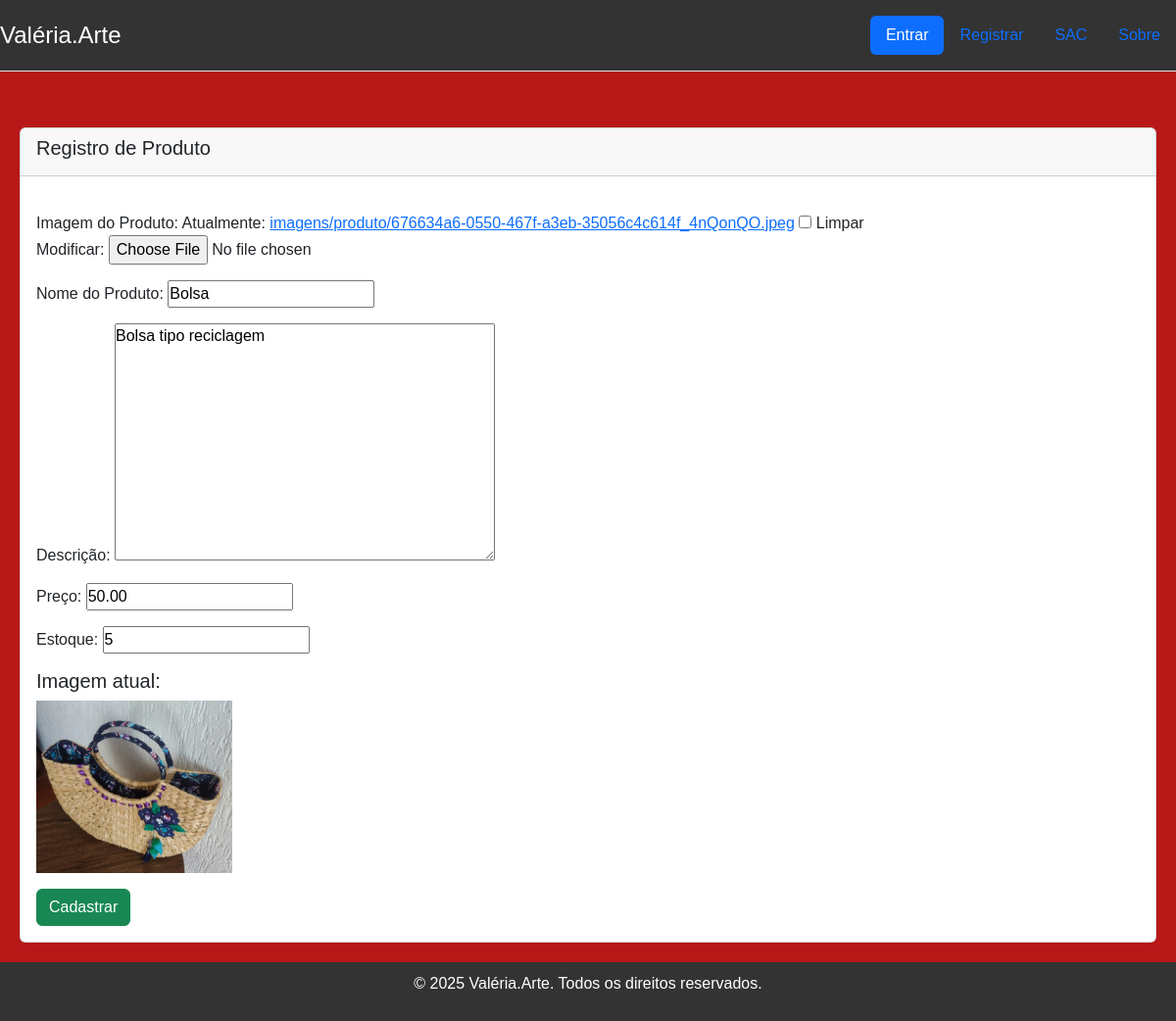
The page /products/product/1/edit/ on the database its author committed.
### products/models.py (models this page shows, shortened)
class Product(models.Model):
    name = models.CharField(max_length=100)
    description = models.TextField()
    price = models.DecimalField(max_digits=10, decimal_places=2)
    stock = models.IntegerField()
    imagem = models.FileField(
        "Imagem de Produto", upload_to='imagens/produto',
        default=None,
        null=True,
        blank=True
    )
    class Meta:
        verbose_name = "Produto"
        verbose_name_plural = "Produtos"

### products/views.py (the view, shortened to what this page needs)
# urls.py: path('product/<int:pk>/edit/', ProductUpdateView.as_view(), name='product_edit'),
class ProductUpdateView(UpdateView):
    model = Product
    form_class = ProductForm
    template_name = 'produtos/product_form.html' # Reutiliza o mesmo formulário da criação
    success_url = reverse_lazy('products-index')

### products/forms.py
class ProductForm(forms.ModelForm):
    class Meta:
        model = Product
        fields = ('imagem', 'name', 'description', 'price', 'stock')
        labels = {
            'name': 'Nome do Produto',
            'description': 'Descrição',
            'price': 'Preço',
            'stock': 'Estoque',
            'imagem': 'Imagem do Produto',
        }

### templates/produtos/product_form.html (shortened to what this page needs)
{% extends '_layout2.html' %}
 {% block content %}
    <div class="card">
        <div class="card-header">
            <h5 class="card-title">Registro de Produto</h5>
        </div>
        <div class="card-body">
                <form method="post" enctype="multipart/form-data">
                    {{ form.as_p }}
                    <p>
                        {% if form.instance.imagem %}
                            <h5>Imagem atual:</h5>
                            <img src="{{ form.instance.imagem.url }}" alt="Imagem do Produto" style="max-width: 200px; max-height: 200px;">
                        {% else %}
                            <em>Nenhuma imagem carregada.</em>
                        {% endif %}
                    </p>
                    <button type="submit" class="btn btn-success">Cadastrar</button>
                </form>
        </div>
    </div>
 {% endblock %}

### static/css/styles.css (style rules this page uses)
* { box-sizing: border-box; margin: 0; padding: 0; }
body { font-family: Arial, sans-serif; background-color: #b81818; color: #ffffff; }
div.card { display: flex; flex-wrap: wrap; justify-content: center; gap: 20px; margin-top: 30px; }

### rows shown on the page
Product: name "Bolsa", description "Bolsa tipo reciclagem", price "50.00", stock "5", instance.imagem (picture)
